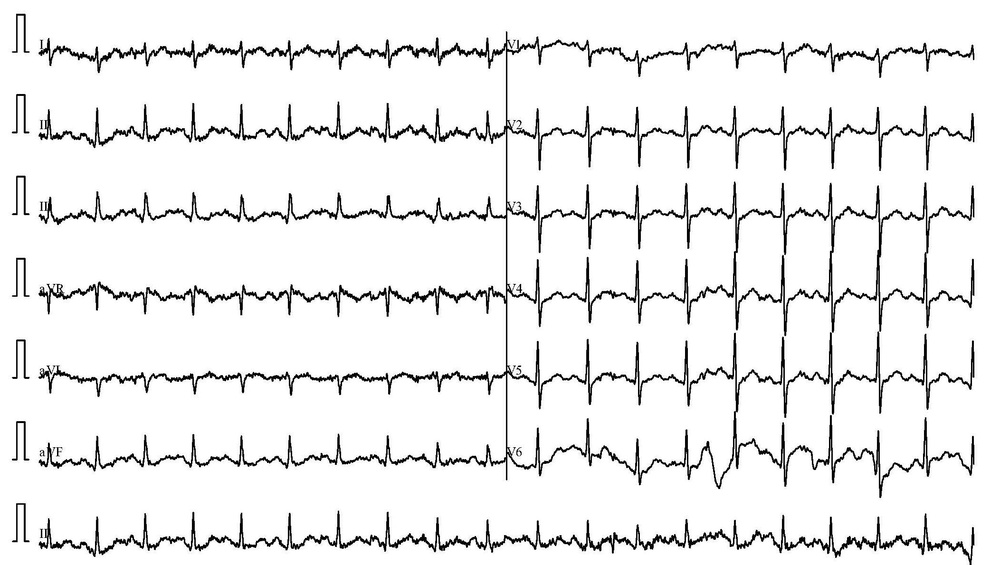
#> input picture ECG_Dataset/ECG_Abnormal/HB (445).jpg, 1000 x 565 px, shrunk from 2105 x 1190 before the run
$ python -i app.py   (imports and definitions only)
#> lines starting #> are read from the running program, lines starting #| are printed output that depends on the picture; after the words box and inside, x2 and y2 are one past the last pixel; in counts of white or black regions, pixels touching at a corner belong together
import streamlit as st
import joblib
import os
import cv2
import numpy as np
import pandas as pd
from PIL import Image
from scipy.signal import find_peaks
from scipy.ndimage import gaussian_filter1d
import tempfile

# Load model and feature list
# [2 lines not run here, left out]

# Extract features
def extract_ecg_features(image_path):
#> called with image_path = 'ECG_Dataset/ECG_Abnormal/HB (445).jpg'
    img = cv2.imread(image_path)
#> img is the input picture: shape (565, 1000, 3); min 0, max 255, mean 237
    if img is None:
        raise ValueError("Invalid image or format.")

    gray = cv2.cvtColor(img, cv2.COLOR_BGR2GRAY)
    thresh = cv2.adaptiveThreshold(gray, 255, cv2.ADAPTIVE_THRESH_GAUSSIAN_C,
                                   cv2.THRESH_BINARY_INV, 11, 2)
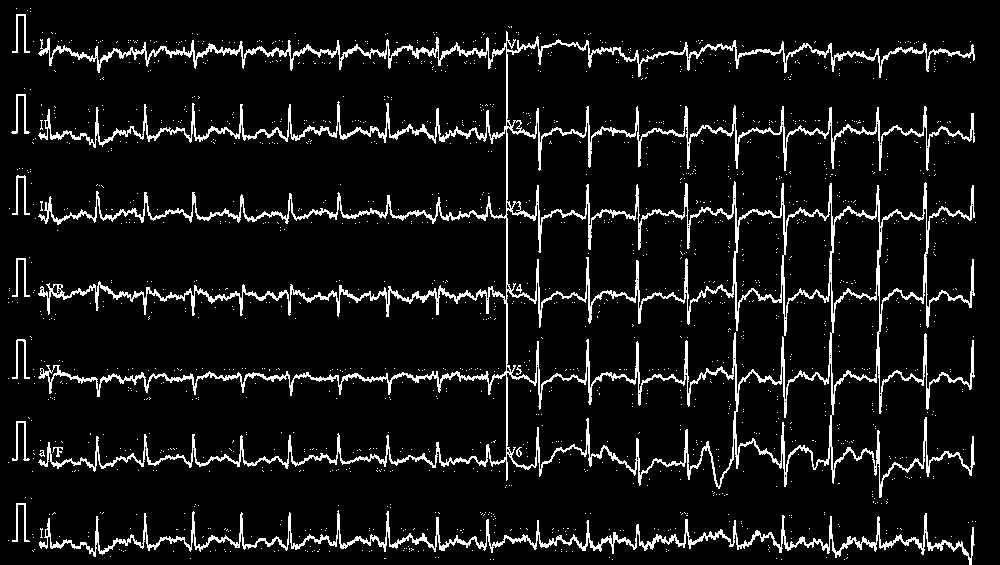
#> thresh: shape (565, 1000); 7.8% white in thin lines or dots
    cleaned = cv2.morphologyEx(thresh, cv2.MORPH_CLOSE, np.ones((2, 2), np.uint8))
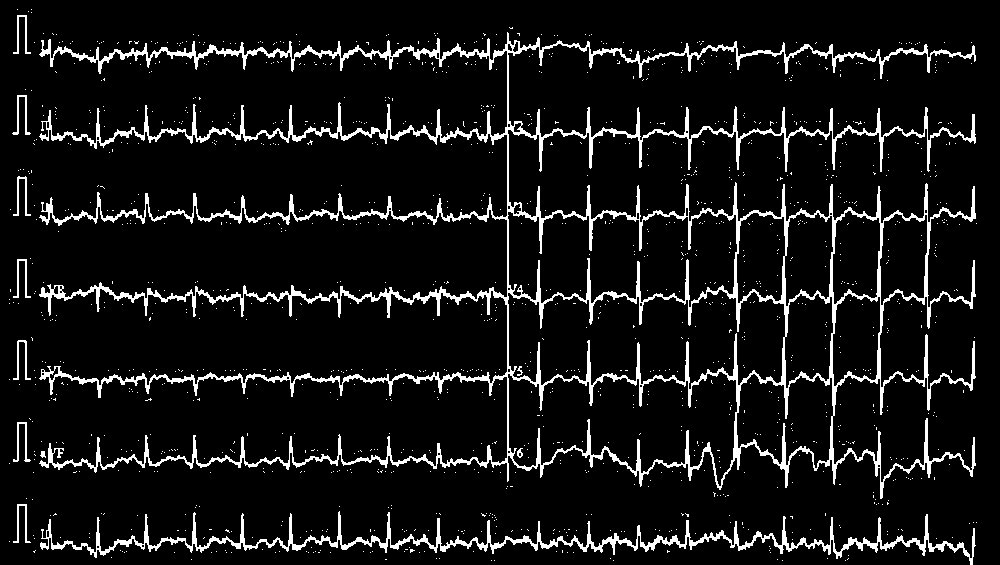
#> cleaned: shape (565, 1000); 8.3% white; 1333 white regions (1321 under 20 px), largest, box (x1, y1, x2, y2) and area: (39, 32, 976, 499) 37591, (40, 511, 976, 565) 6250, (12, 95, 31, 135) 194

    h = cleaned.shape[0]
#> h = 565
    lead_ii = cleaned[int(h * 0.75):int(h * 0.85), :]
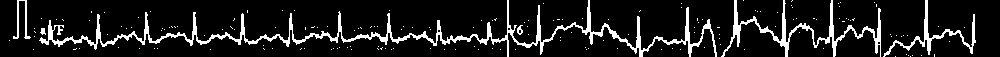
#> lead_ii: shape (57, 1000); 11.3% white; 170 white regions (164 under 20 px), largest, box (x1, y1, x2, y2) and area: (39, 0, 717, 57) 4016, (721, 0, 881, 57) 1350, (883, 0, 976, 57) 619, (13, 0, 31, 39) 182, (517, 25, 523, 35) 35, (40, 28, 46, 35) 28
    center_line = lead_ii.shape[0] // 2
#> center_line = 28
    trace = 255 - lead_ii[center_line, :]
#> trace = 1000 values, max 255 at index 0, min 0 at index 17, mean 212.2
    signal = gaussian_filter1d(trace.astype(float), sigma=2)
#> signal = 1000 values, max 255 at index 0, min 0.822 at index 561, mean 212.2

    r_peaks, _ = find_peaks(signal, height=50, distance=30)
#> r_peaks = 21 values from 30 to 949
    inv_signal = -signal
#> inv_signal = 1000 values, max -0.822 at index 561, min -255 at index 0, mean -212.2
    q_peaks, _ = find_peaks(inv_signal, height=-30, distance=20)
#> q_peaks = [561, 706, 736, 806, 866]

    if len(r_peaks) < 1:
        raise ValueError("No R-peaks found. Use clearer ECG image.")

    rr_intervals = np.diff(r_peaks) / 25.0
#> rr_intervals = 20 values, max 2.36 at index 14, min 1.2 at index 10, mean 1.84
    avg_rr = np.mean(rr_intervals) if len(rr_intervals) > 0 else 1
#> avg_rr = 1.84
    heart_rate = 60 / avg_rr if avg_rr > 0 else 0
#> heart_rate = 32.64

    def interval_in_ms(p1, p2):
        return round((p2 - p1) * 1000 / 25, 1)

    r = r_peaks[1] if len(r_peaks) > 1 else r_peaks[0]
#> r = 78
    q = max([p for p in q_peaks if p < r], default=r - 10)
#> q = 68
    s = min([p for p in q_peaks if p > r], default=r + 10)
#> s = 561
    p = q - 15
#> p = 53
    t = s + 30
#> t = 591

    return {
        'P_wave_duration_ms': interval_in_ms(p, q),
        'PR_interval_ms': interval_in_ms(p, r),
        'QRS_duration_ms': interval_in_ms(q, s),
        'ST_segment_duration_ms': interval_in_ms(s, t - 20),
        'T_wave_duration_ms': interval_in_ms(t - 20, t),
        'QT_interval_ms': interval_in_ms(q, t),
        'RR_interval_sec': round(avg_rr, 3),
        'heart_rate_bpm': round(heart_rate, 1)
    }

# Predict
def predict_ecg(image_path):
    features_dict = extract_ecg_features(image_path)
    input_vector = [features_dict[feat] for feat in features]
    input_df = pd.DataFrame([input_vector], columns=features)
    prediction = model.predict(input_df)[0]
    return "Abnormal" if prediction == 1 else "Normal", features_dict


# --- Streamlit UI ---
# [35 lines not run here, left out]

>>> result = extract_ecg_features('ECG_Dataset/ECG_Abnormal/HB (445).jpg')
#> result = {'P_wave_duration_ms': 600, 'PR_interval_ms': 1000, 'QRS_duration_ms': 19720, 'ST_segment_duration_ms': 400, 'T_wave_duration_ms': 800, 'QT_interval_ms': 20920, 'RR_interval_sec': 1.84, 'heart_rate_bpm': 32.6}

$ run again, on ECG_Dataset/ECG_Abnormal/HB (446).jpg
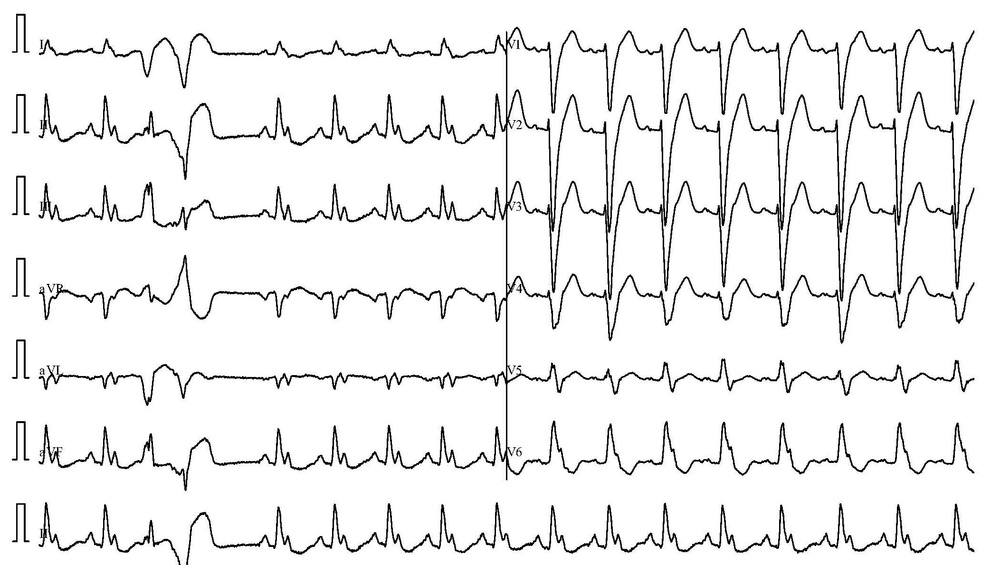
#> input picture ECG_Dataset/ECG_Abnormal/HB (446).jpg, 1000 x 565 px, shrunk from 2105 x 1190 before the run
#> in extract_ecg_features, img is the input picture: shape (565, 1000, 3); min 0, max 255, mean 238.9
#> in extract_ecg_features, `thresh = cv2.adaptiveThreshold(gray, 255, cv2.ADAPTIVE_THRESH_GAUSSIAN..`:
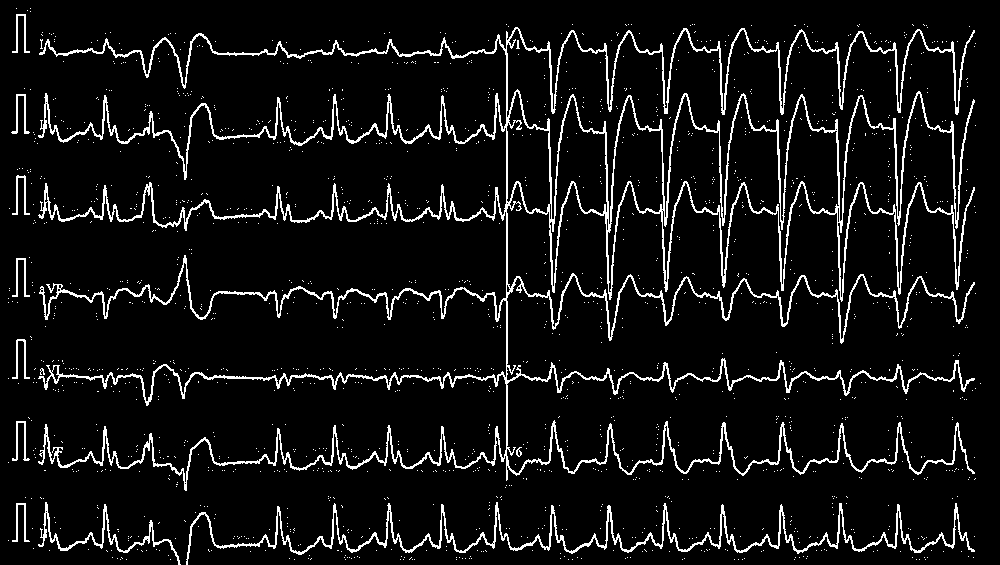
#> thresh: shape (565, 1000); 7.4% white in thin lines or dots
#> cleaned: shape (565, 1000); 7.8% white in thin lines or dots
#> in extract_ecg_features, `lead_ii = cleaned[int(h * 0.75):int(h * 0.85), :]`:
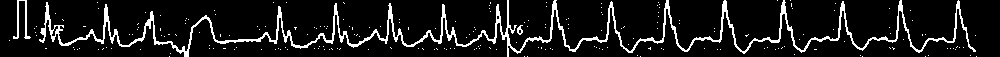
#> lead_ii: shape (57, 1000); 10.1% white in thin lines or dots
#> trace = 1000 values, max 255 at index 0, min 0 at index 17, mean 225.7
#> signal = 1000 values, max 255 at index 0, min 51.98 at index 43, mean 225.7
#> r_peaks = 18 values from 30 to 930
#> inv_signal = 1000 values, max -51.98 at index 43, min -255 at index 0, mean -225.7
#> q_peaks = empty array
#> rr_intervals = 17 values, max 2.76 at index 3, min 1.24 at index 5, mean 2.12
#> avg_rr = 2.12
#> heart_rate = 28.33
#> r = 81
#> q = 71
#> s = 91
#> p = 56
#> t = 121
#> result = {'P_wave_duration_ms': 600, 'PR_interval_ms': 1000, 'QRS_duration_ms': 800, 'ST_segment_duration_ms': 400, 'T_wave_duration_ms': 800, 'QT_interval_ms': 2000, 'RR_interval_sec': 2.12, 'heart_rate_bpm': 28.3}

$ run again, on ECG_Dataset/ECG_Abnormal/HB (447).jpg
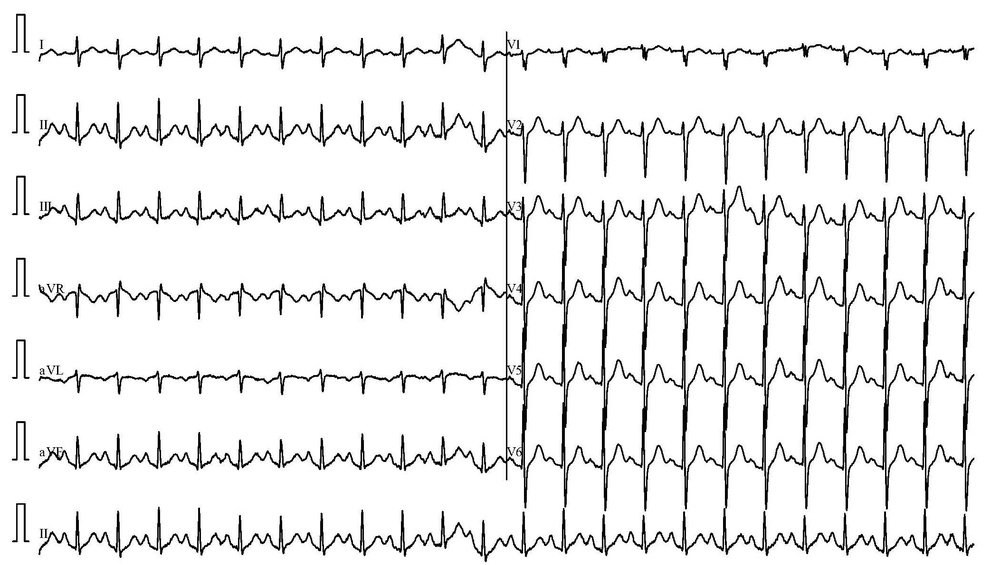
#> input picture ECG_Dataset/ECG_Abnormal/HB (447).jpg, 1000 x 565 px, shrunk from 2105 x 1190 before the run
#> in extract_ecg_features, img is the input picture: shape (565, 1000, 3); min 0, max 255, mean 234.8
#> in extract_ecg_features, `thresh = cv2.adaptiveThreshold(gray, 255, cv2.ADAPTIVE_THRESH_GAUSSIAN..`:
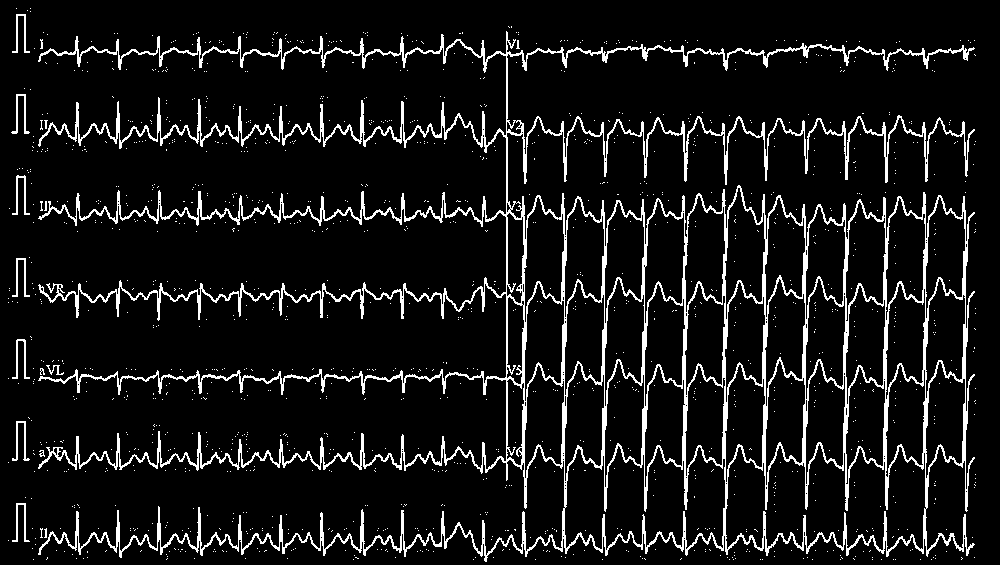
#> thresh: shape (565, 1000); 8.8% white in thin lines or dots
#> cleaned: shape (565, 1000); 9.3% white; 1240 white regions (1229 under 20 px), largest, box (x1, y1, x2, y2) and area: (39, 32, 976, 563) 49638, (12, 95, 31, 135) 194, (13, 422, 31, 462) 192
#> in extract_ecg_features, `lead_ii = cleaned[int(h * 0.75):int(h * 0.85), :]`:
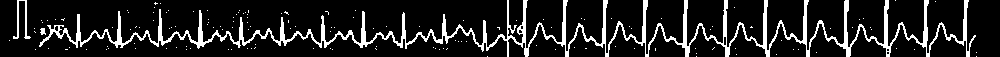
#> lead_ii: shape (57, 1000); 13.4% white; 144 white regions (141 under 20 px), largest, box (x1, y1, x2, y2) and area: (39, 0, 976, 57) 7235, (13, 0, 31, 39) 182, (40, 28, 46, 35) 30
#> trace = 1000 values, max 255 at index 0, min 0 at index 17, mean 211.4
#> signal = 1000 values, max 255 at index 0, min 71.59 at index 519, mean 211.4
#> r_peaks = 24 values from 30 to 953
#> inv_signal = 1000 values, max -71.59 at index 519, min -255 at index 0, mean -211.4
#> q_peaks = empty array
#> rr_intervals = 23 values, max 2.76 at index 10, min 1.2 at index 11, mean 1.61
#> avg_rr = 1.61
#> heart_rate = 37.38
#> r = 61
#> q = 51
#> s = 71
#> p = 36
#> t = 101
#> result = {'P_wave_duration_ms': 600, 'PR_interval_ms': 1000, 'QRS_duration_ms': 800, 'ST_segment_duration_ms': 400, 'T_wave_duration_ms': 800, 'QT_interval_ms': 2000, 'RR_interval_sec': 1.6, 'heart_rate_bpm': 37.4}

$ run again, on ECG_Dataset/ECG_Abnormal/HB (448).jpg
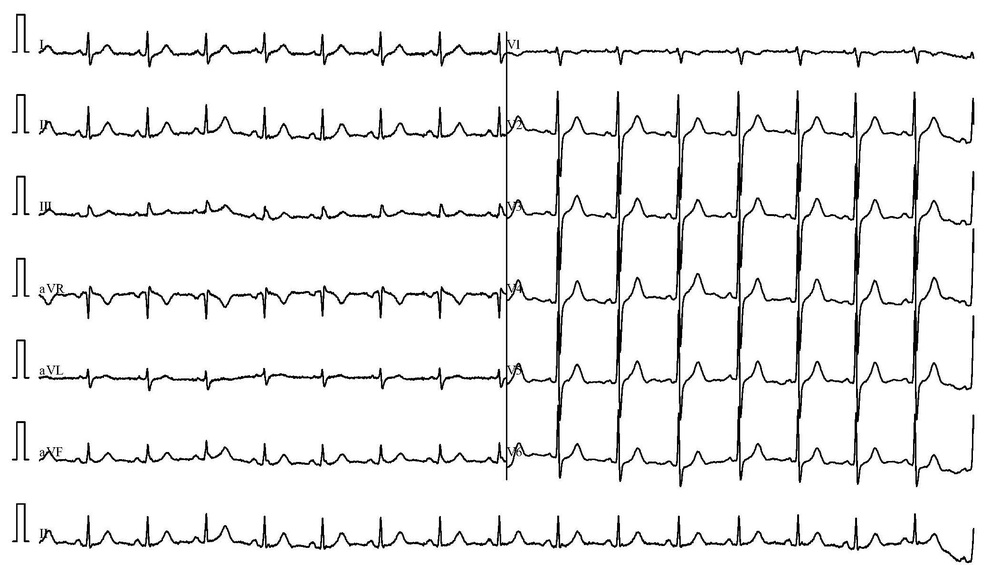
#> input picture ECG_Dataset/ECG_Abnormal/HB (448).jpg, 1000 x 565 px, shrunk from 2105 x 1190 before the run
#> in extract_ecg_features, img is the input picture: shape (565, 1000, 3); min 0, max 255, mean 239.9
#> in extract_ecg_features, `thresh = cv2.adaptiveThreshold(gray, 255, cv2.ADAPTIVE_THRESH_GAUSSIAN..`:
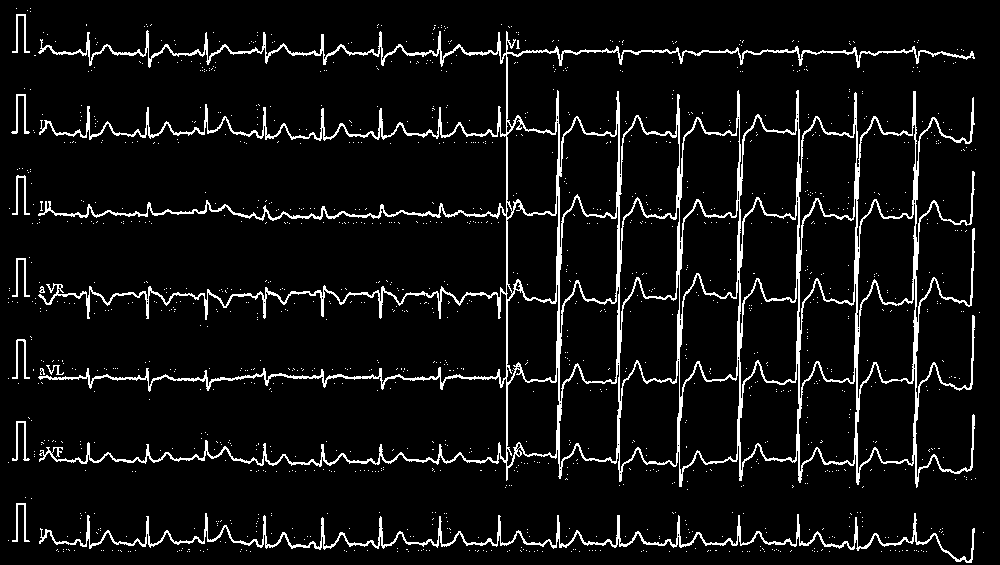
#> thresh: shape (565, 1000); 6.7% white in thin lines or dots
#> cleaned: shape (565, 1000); 7.1% white; 1139 white regions (1129 under 20 px), largest, box (x1, y1, x2, y2) and area: (39, 31, 976, 489) 32821, (40, 514, 976, 564) 4407, (12, 95, 31, 135) 194
#> in extract_ecg_features, `lead_ii = cleaned[int(h * 0.75):int(h * 0.85), :]`:
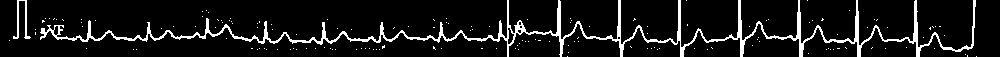
#> lead_ii: shape (57, 1000); 9% white in thin lines or dots
#> trace = 1000 values, max 255 at index 0, min 0 at index 17, mean 227.2
#> signal = 1000 values, max 255 at index 0, min 3.62 at index 519, mean 227.2
#> r_peaks = 20 values from 33 to 951
#> inv_signal = 1000 values, max -3.62 at index 519, min -255 at index 0, mean -227.2
#> q_peaks = [519]
#> rr_intervals = 19 values, max 2.6 at index 2, min 1.2 at index 13, mean 1.93
#> avg_rr = 1.93
#> heart_rate = 31.05
#> r = 73
#> q = 63
#> s = 519
#> p = 48
#> t = 549
#> result = {'P_wave_duration_ms': 600, 'PR_interval_ms': 1000, 'QRS_duration_ms': 18240, 'ST_segment_duration_ms': 400, 'T_wave_duration_ms': 800, 'QT_interval_ms': 19440, 'RR_interval_sec': 1.93, 'heart_rate_bpm': 31}
